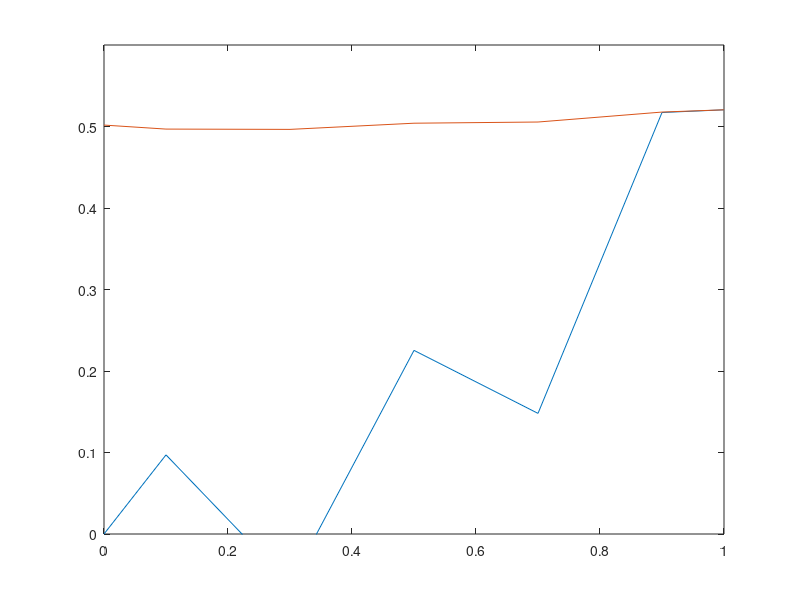

Here is the MATLAB script that generated this plot:
% ===================================================================
% The governing equation is DtQ + DxF = x in 0 < x < 1
% where Q = [U1;U2], Q = 0 at t = 0 and U1 = 0 at x = 0
%
% We perform a cell-centered FV discretization so that
%
% F1   Q2   F2   Q3   F3   Q4   F4   Q5   F5.....FN  QN+1  FN+1
% x----o----x----o----x----o----x----o----x......x----o----x
% Q1                                                       QN+2
%
% With this discretization, the cell-centers are defined as
% xc_i = (i - 1.5)*Delta_x, i = 2:N+1
%
% and similarly the cell-faces are defined as
% xf_i = (i - 1.0)*Delta_x, i = 1:N+1
%
% where Delta_x = 1.0/(N)
%
% According to the stencil used, the discretized set of ODEs become
%
% d(Q_i)/dt = S_i - (F_i - F_i-1)/Delta_x; i = 2:N+1
%
% where the fluxes are given as
%
% F_i = F((Q_i+1 + Q_i)/2.0); i = 2:N
% 
% and 
% F_1 = U_1 = 0 (BC at x = 0)
% d(QN+2)/dt = 1 - 2.0*(FN+1 - FN+1/2)/Delta_x (for Right Boundary)
%
% ===================================================================
%
% Define variables
clear all; clc;
N = input('Total number of cells = ? ');
x_f = zeros(1,N+1);
x_c = zeros(1,N+1);
Q   = zeros(2,N+2);
F   = zeros(2,N+1);
R   = zeros(2,N+2);
dx = 1.0/N;
x_f(1,1:N+1) = (0:N)/N;
x_c(1,2:N+1) = ((1:N)-0.5)/N;
x_c(1,N+2)   = 1.0;
%n_rk = 4;
%alfa = [1/4 1/3 1/2 1];
%cfl  = sqrt(8.0);
n_rk = 3;
alfa = [1/2 1/2 1];
cfl  = 2.0;
% n_rk = 2;
% alfa = [1/2 1];
% cfl  = 1.0;

dt   = 0.95*dx*cfl;
%
% Iterate until convergence
niter = 1;
Residual(niter) = 0;
while Residual(niter) > -2
    niter = niter + 1;
% for niter = 1:10
    %
    % RK integration
    Q0 = Q;
    for k = 1:n_rk
        %
        % Compute Conservation Variables at Faces
        for i = 2:N
            Qface(1,i) = 0.5*(Q(1,i)+Q(1,i+1));
            Qface(2,i) = 0.5*(Q(2,i)+Q(2,i+1));
        end
        %
        % Compute Fluxes
        for i = 2:N
            F(1,i) = Qface(2,i);
            F(2,i) = Qface(1,i);
        end
        F(1,1) = Q(2,1);
        F(2,1) = Q(1,1);

        F(1,N+1) = Q(2,N+2);
        F(2,N+1) = Q(1,N+2);
        %
        % Compute Source Terms
        S(:,1:N+2) = 0.0;
        for i = 2:N+1
            S(1,i) = 0.0;
            S(2,i) = x_c(1,i);
        end
        % End points
        S(1,1) = 0.0;
        S(2,1) = 1.0;
        %
        % Compute Residuals
        R = 0.0;
        for i = 2:N+1
            R(1,i) = S(1,i) - (F(1,i) - F(1,i-1))/dx;
            R(2,i) = S(2,i) - (F(2,i) - F(2,i-1))/dx;
        end
        %
        % Take care of the Residuals at the ends for Q1 and Q_N+2
        F_Q2_1 = Q(2,2);
        F_Q1_1 = F(1,1);
        F_QN2_1 = F(1,N+1);
        F_QN1_1 = Q(2,N+1);
        F_Q2_2 = Q(1,2);
        F_Q1_2 = F(2,1);
        F_QN2_2 = F(2,N+1);
        F_QN1_2 = Q(1,N+1);
        R(1,1) = S(1,1) - (F_Q2_1-F_Q1_1)/(dx/2);
        R(1,N+2) = S(1,N+2) - (F_QN2_1-F_QN1_1)/(dx/2);
        R(2,1) = S(2,1) - (F_Q2_2-F_Q1_2)/(dx/2);
        R(2,N+2) = S(2,N+2) - (F_QN2_2-F_QN1_2)/(dx/2);
        % R(1,1) = S(1,1) - (F(1,Q2)-F(1,Q1))/(dx/2);
        % R(2,1) = S(2,1) - (F(2,Q2)-F(2,Q1))/(dx/2);
        % R(1,N+2) = S(1,N+2) - (F(1,QN+2)-F(1,QN+1))/(dx/2);
        % R(2,N+2) = S(2,N+2) - (F(2,QN+2)-F(2,QN+1))/(dx/2);
        %
        % Update Solution
        Q = Q0 + dt*alfa(k)*R;
        %
        % Apply BC - Use these for now! I'll go over the derivation
        % 
        % x = 0.0 BCs
        Q(2,1) = Q(2,1) - Q(1,1);
        Q(1,1) = 0.0;
        %
        % x = 1.0 BCs
        Q(1,N+2) = 0.5*(Q(1,N+2) + Q(2,N+2));
        Q(2,N+2) = Q(1,N+2);
    end
%
    Residual(niter) = log10(norm(R)/(2*(N+2)));           
    figure(1);
    plot(x_c,Q);
    axis([0 1 0 0.6]);
    fprintf(1,'Iteration Number = %g Residual = %g\n',niter,Residual(niter));
end